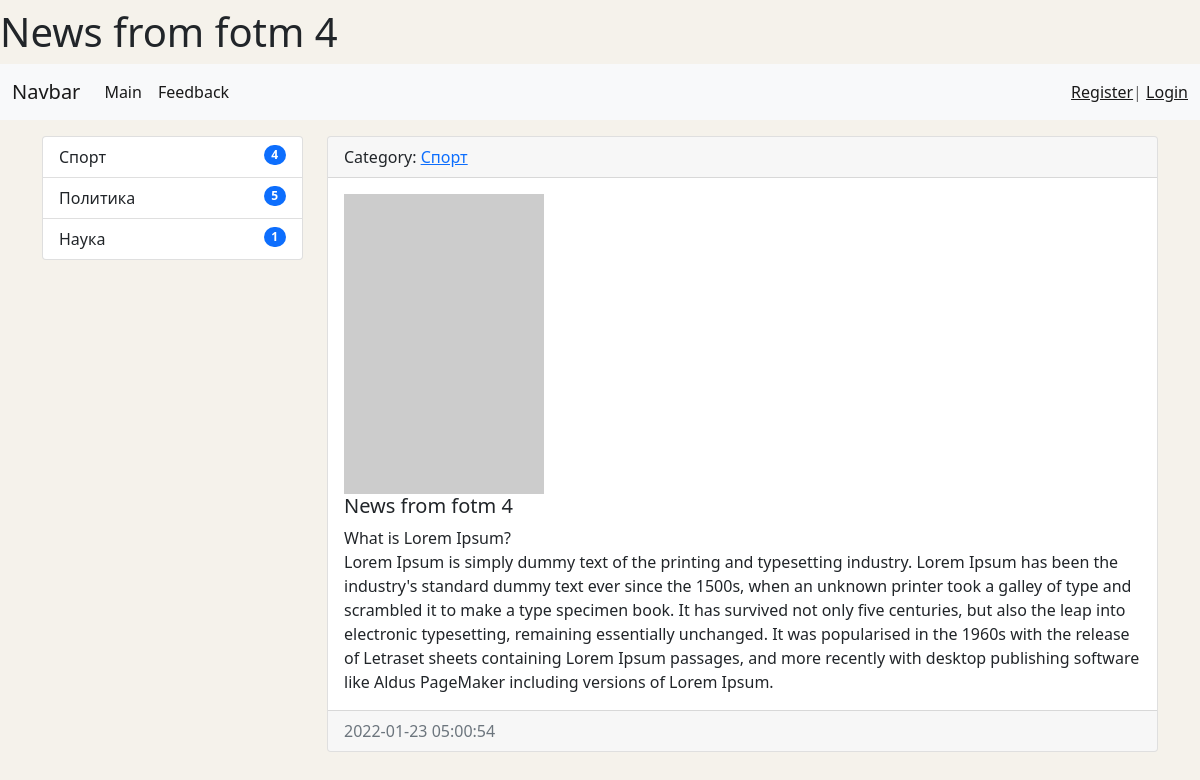
The page /news/13/ on the database as committed earlier.
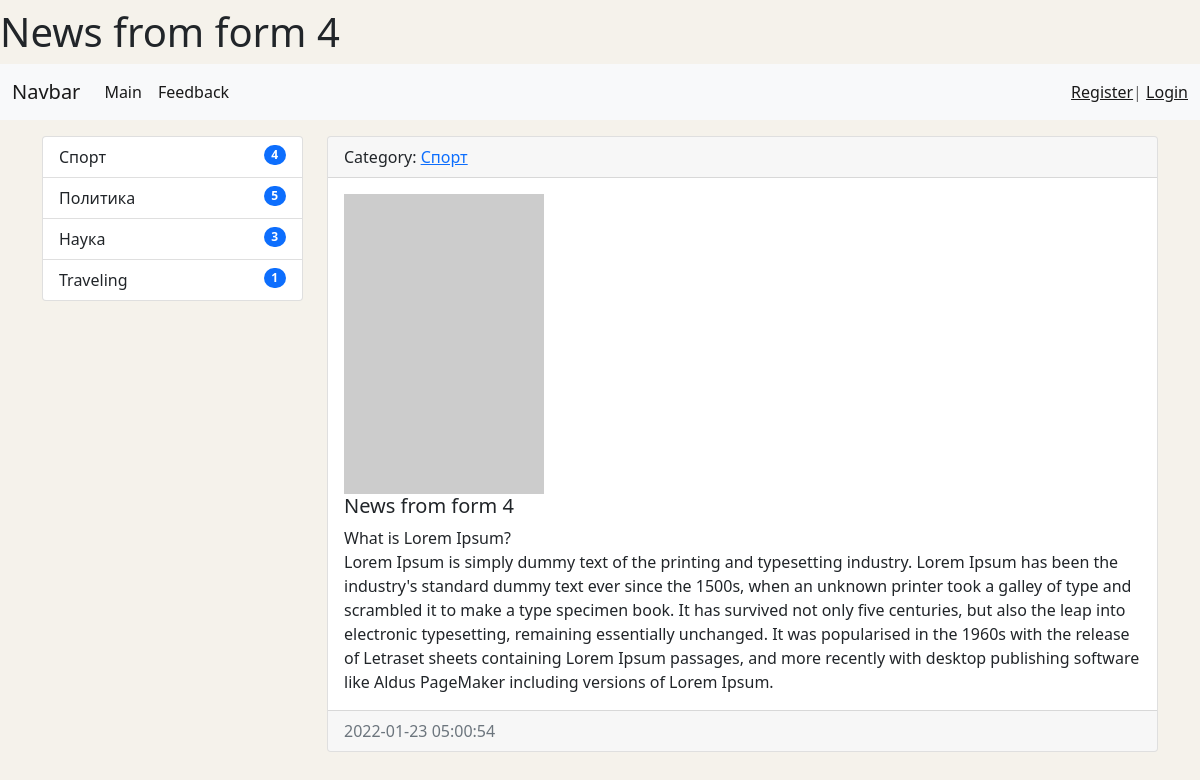
The same page on the database as committed later.
### news/models.py (models this page shows, shortened)
class News(models.Model):
    title = models.CharField(max_length=150, verbose_name='Наименование')
    content = models.TextField(blank=True, verbose_name='Контент')
    created_at = models.DateTimeField(auto_now_add=True, verbose_name='Дата публикации')
    updated_at = models.DateTimeField(auto_now=True, verbose_name='Обновлено')
    photo = models.ImageField(upload_to='photos/%Y/%m/%d/', verbose_name='Фото', blank=True)
    is_published = models.BooleanField(default=True, verbose_name='Опубликовано')
    category = models.ForeignKey('Category', on_delete=models.PROTECT, verbose_name='Категория')
    numbers_of_views = models.IntegerField(default=0)
    class Meta:
        verbose_name = 'Новость'
        verbose_name_plural = 'Новости'
        ordering = ['-created_at']

class Category(models.Model):
    title = models.CharField(max_length=150, db_index=True, verbose_name='Наименование категории')
    def get_absolute_url(self):
        return reverse('category', kwargs={'category_id': self.pk})
    def __str__(self):
        return self.title
    class Meta:
        verbose_name = 'Категория'
        verbose_name_plural = 'Категории'
        ordering = ['-title']

### news/views.py (the view)
# urls.py: path('news/<int:pk>/', ViewNews.as_view(), name='view_news'),
class ViewNews(DetailView):
    model = News
    context_object_name = 'news_item'

### news/templatetags/news_tags.py (called while the page is built)
@register.inclusion_tag('news/list_categories.html')
def show_categories():
    categories = Category.objects.annotate(cnt=Count('news', filter=F('news__is_published'))).filter(cnt__gt=0)
    return {'categories': categories}

### news/templates/news/news_detail.html (shortened to what this page needs)
{% extends 'base.html' %}
{% block news_item_title %}
    {{ news_item.title }}
{% endblock %}
{% block sidebar %}
{% include 'inc/_sidebar.html' %}
{% endblock %}
{% block content %}
<div class="card mb-3">
    <div class="card-header">
        Category: <a href="{{ news_item.category.get_absolute_url }}">{{ news_item.category }}</a>
    </div>
    <div class="card-body">
        {% if news_item.photo %}
            <img src="{{ news_item.photo.url }}" alt="Photo" width="200" class="float-left mr-3">
        {% else %}
            <img src="https://picsum.photos/200/300/?blur=2" alt="Photo" class="float-left mr-3">
        {% endif %}
        <h5 class="card-title">{{ news_item.title }}</h5>
        <p class="card-text">{{ news_item.content|safe|linebreaksbr }}</p>
    </div>
    <div class="card-footer text-muted">
        {{ news_item.created_at|date:'Y-m-d H:i:s' }}
    </div>
</div>
{% endblock %}

### templates/base.html (shortened to what this page needs)
<!doctype html>
{% load static %}
<html lang="en">
<head>
    <link rel="stylesheet" href="{% static 'bootstrap/css/bootstrap.css' %}">
    <link rel="stylesheet" href="{% static 'css/main.css' %}">
</head>
<body>
<h1>{% block news_item_title %}{% endblock %}</h1>
{% include 'inc/_nav.html' %}
<div class="container mt-3">
    <div class="row">
        <div class="col-md-3">
            {% block sidebar %}{% endblock %}
        </div>
        <div class="col-md-9">
            {% block content %}{% endblock %}
        </div>
    </div>
</div>
</body>
</html>

### templates/inc/_nav.html (shortened to what this page needs)
<nav class="navbar navbar-expand-lg navbar-light bg-light">
    <div class="container-fluid">
        <a class="navbar-brand" href="{% url 'home' %}">Navbar</a>
        <div class="collapse navbar-collapse" id="navbarSupportedContent">
            <ul class="navbar-nav me-auto mb-2 mb-lg-0">
                <li class="nav-item">
                    <a class="nav-link active" aria-current="page" href="{% url 'home' %}">Main</a>
                </li>
                <li class="nav-item">
                    <a class="nav-link active" aria-current="page" href="{% url 'feedback' %}">Feedback</a>
                </li>
            </ul>
            <span class="navbar-text">
                {% if request.user.is_authenticated %}
                Welcome to page, {{ user.username }} | <a href="{% url 'logout' %}">Logout</a>
                {% else %}
                    <a href="{% url 'register' %}">Register</a>| <a href="{% url 'login' %}">Login</a>
                {% endif %}
            </span>
        </div>
    </div>
</nav>

### templates/inc/_sidebar.html (shortened to what this page needs)
{% load news_tags %}
{% show_categories %}

### news/templates/news/list_categories.html
<div class="list-group">
    {% for item_categories in categories %}
    <a href="{{ item_categories.get_absolute_url }}" class="list-group-item list-group-item-action">
        {{ item_categories.title }}
        <span class="badge bg-primary rounded-pill category_badge">{{ item_categories.cnt }}</span>
    </a>
    {% endfor %}
</div>

### mySite/static/css/main.css (style rules this page uses)
body { background-color: #f5f2eb; }
.category_badge { float: right; }

Rows that differ between the two databases and show on the page:
changed News "Спорт": title "News from fotm 4" → "News from form 4"
computed for Category "Наука": cnt "1" → "3"
now on this page (row unchanged): Category: title "Traveling", cnt "1"
